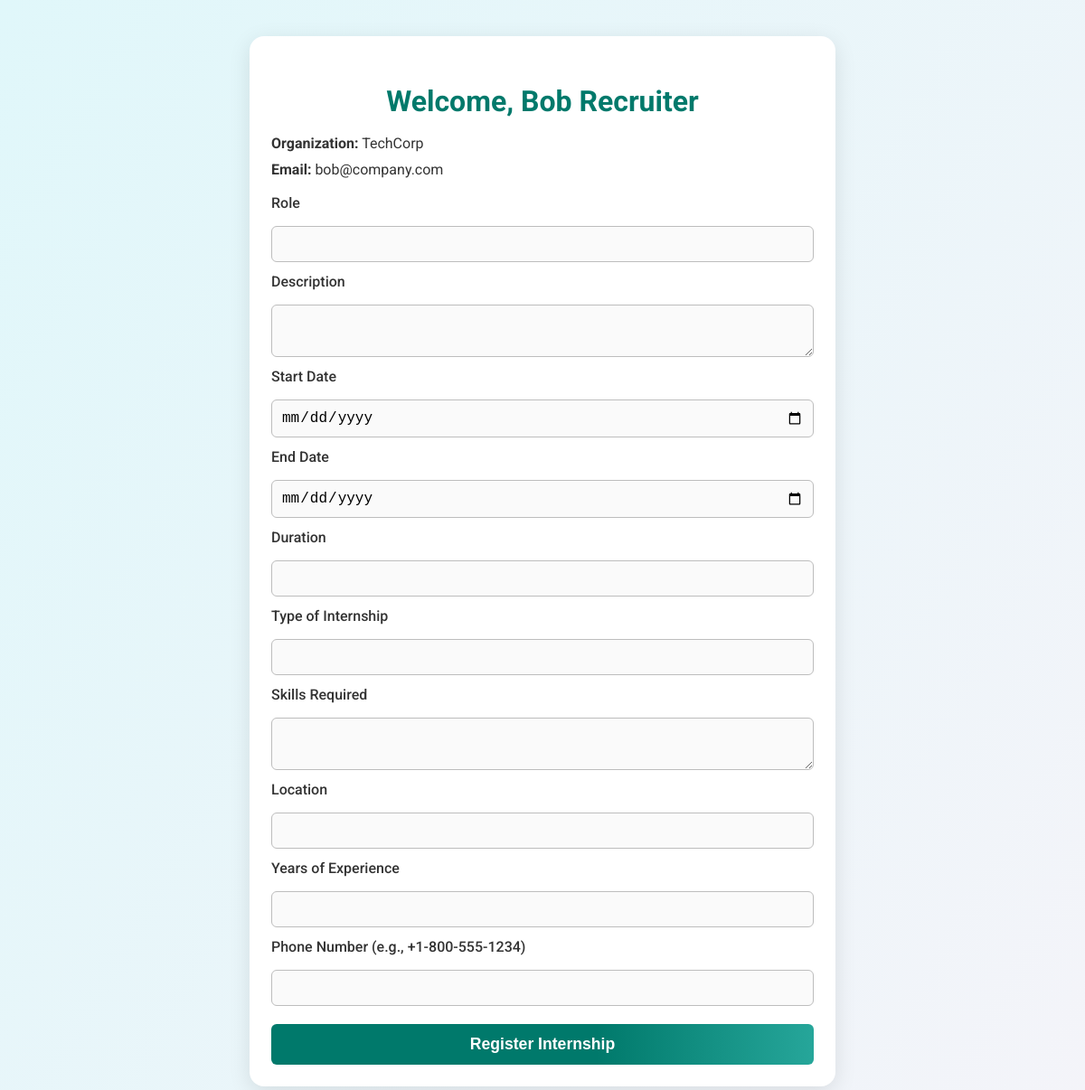
The app's page /register_internship (signed in) with its own data.
### tables this page shows
CREATE TABLE users (
    user_id INTEGER PRIMARY KEY AUTOINCREMENT,
    name TEXT NOT NULL,
    email TEXT NOT NULL UNIQUE,
    password TEXT NOT NULL,
    role TEXT NOT NULL, -- 'intern' or 'recruiter'
    organization_name TEXT,
    contact_details TEXT,
    location TEXT,
    website_link TEXT,
    skills TEXT
);

### app.py (the view, shortened to what this page needs)
@app.route('/register_internship', methods=['GET', 'POST'])
def register_internship():
    if 'user_id' not in session or session['role'] != 'recruiter':
        flash('Please login as a recruiter.', 'danger')
        return redirect(url_for('recruiter_login'))
    user_id = int(session['user_id'])
    conn = get_db_connection()
    recruiter = conn.execute('SELECT * FROM users WHERE user_id = ?', (user_id,)).fetchone()
    if not recruiter:
        conn.close()
        flash('Recruiter profile not found!', 'danger')
        return redirect(url_for('recruiter_login'))
    conn.close()
    return render_template('register_internship.html', recruiter=recruiter)

### app.py (called while the page is built)
def get_db_connection():
    conn = sqlite3.connect(DB_PATH)
    conn.row_factory = sqlite3.Row
    return conn

### templates/register_internship.html (shortened to what this page needs)
<!DOCTYPE html>
<html lang="en">
<head>
</head>
<body>
    <div class="container">
        <h1>Welcome, {{ recruiter['name'] }}</h1>
        <p><strong>Organization:</strong> {{ recruiter['organization_name'] }}</p>
        <p><strong>Email:</strong> {{ recruiter['email'] }}</p>
        <form action="/register_internship" method="POST" autocomplete="off">
            <label for="role">Role</label>
            <input type="text" id="role" name="role" required>
            <label for="description_of_internship">Description</label>
            <textarea id="description_of_internship" name="description_of_internship" required></textarea>
            <label for="start_date">Start Date</label>
            <input type="date" id="start_date" name="start_date" required>
            <label for="end_date">End Date</label>
            <input type="date" id="end_date" name="end_date" required>
            <label for="duration">Duration</label>
            <input type="text" id="duration" name="duration" required>
            <label for="type_of_internship">Type of Internship</label>
            <input type="text" id="type_of_internship" name="type_of_internship" required>
            <label for="skills_required">Skills Required</label>
            <textarea id="skills_required" name="skills_required" required></textarea>
            <label for="location">Location</label>
            <input type="text" id="location" name="location" required>
            <label for="years_of_experience">Years of Experience</label>
            <input type="number" id="years_of_experience" name="years_of_experience" required>
            <label for="phone_number">Phone Number (e.g., +1-800-555-1234)</label>
            <input type="text" id="phone_number" name="phone_number" maxlength="20" required>
            <button type="submit">Register Internship</button>
        </form>
    </div>
</body>
</html>

### templates/register_internship.html (style rules this page uses)
body { font-family: 'Roboto', Arial, sans-serif; margin: 0; padding: 0; background: linear-gradient(120deg, #e0f7fa 0%, #f4f4f9 100%); min-height: 100vh; }
.container { max-width: 600px; margin: 40px auto; background: #fff; padding: 32px 24px 24px 24px; border-radius: 16px; box-shadow: 0 6px 24px rgba(0,0,0,0.10); }
h1 { text-align: center; color: #00796b; margin-bottom: 18px; font-size: 2rem; }
p { color: #333; margin: 4px 0 10px 0; }
form { display: flex; flex-direction: column; gap: 12px; }
label { font-weight: 500; color: #333; margin-bottom: 4px; }
input, textarea, select { padding: 10px; font-size: 1rem; border: 1px solid #bdbdbd; border-radius: 6px; width: 100%; box-sizing: border-box; background: #fafafa; transition: border-color 0.2s; }
textarea { resize: vertical; }
button[type="submit"] { padding: 12px; background: linear-gradient(90deg, #00796b 60%, #26a69a 100%); color: #fff; border: none; border-radius: 6px; font-size: 1.1rem; font-weight: bold; cursor: pointer; margin-top: 8px; transition: background 0.2s; }

### records on screen
users: name "Bob Recruiter", organization_name "TechCorp", email "bob@company.com"
